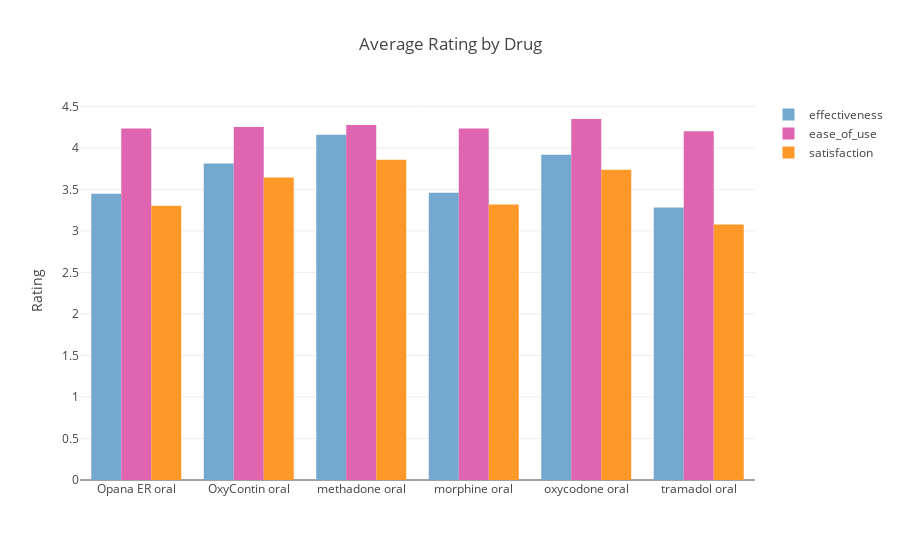

This figure's notebook cell:
### Code cell
#interactive plot
col = {}
col['effectiveness'] = cl.scales['6']['seq']['PuBu'][3]
col['ease_of_use'] = cl.scales['6']['seq']['PuRd'][3]
col['satisfaction'] = cl.scales['6']['seq']['YlOrBr'][3]


trace = []
for i in range(0, len(ratings)):
    trace.append(go.Bar(x = list(data10.drug),
                        y = list(data10[ratings[i]]),
                        name = ratings[i],
                        marker = dict(color=col[ratings[i]])
                        ))
    
layout = go.Layout(title = 'Average Rating by Drug', 
                   yaxis = dict(title = 'Rating'))
    
iplot(go.Figure(data = trace, layout = layout))

### Figure 1 — Plotly figure (JSON) as saved in the notebook; plotly's stock layout.template omitted (floating-point values rounded to 4 significant figures)
{"data": [{"marker": {"color": "rgb(116,169,207)"}, "name": "effectiveness", "type": "bar", "uid": "5d4c10f8-abd5-11e8-84b8-f0e2b0e4142d", "x": ["Opana ER oral", "OxyContin oral", "methadone oral", "morphine oral", "oxycodone oral", "tramadol oral"], "y": [3.448, 3.812, 4.159, 3.461, 3.917, 3.282]}, {"marker": {"color": "rgb(223,101,176)"}, "name": "ease_of_use", "type": "bar", "uid": "5d4c10f9-abd5-11e8-b986-f0e2b0e4142d", "x": ["Opana ER oral", "OxyContin oral", "methadone oral", "morphine oral", "oxycodone oral", "tramadol oral"], "y": [4.234, 4.25, 4.275, 4.234, 4.348, 4.199]}, {"marker": {"color": "rgb(254,153,41)"}, "name": "satisfaction", "type": "bar", "uid": "5d4c10fa-abd5-11e8-b66e-f0e2b0e4142d", "x": ["Opana ER oral", "OxyContin oral", "methadone oral", "morphine oral", "oxycodone oral", "tramadol oral"], "y": [3.305, 3.643, 3.856, 3.32, 3.738, 3.078]}], "layout": {"title": "Average Rating by Drug", "yaxis": {"title": "Rating"}}}
